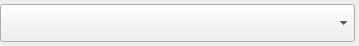
<?xml version="1.0" encoding="UTF-8"?>
<ui version="4.0">
 <class>WgtPdfPreviewDropDownFile</class>
 <widget class="QWidget" name="WgtPdfPreviewDropDownFile">
  <property name="geometry">
   <rect>
    <x>0</x>
    <y>0</y>
    <width>359</width>
    <height>46</height>
   </rect>
  </property>
  <property name="windowTitle">
   <string>Form</string>
  </property>
  <layout class="QVBoxLayout" name="verticalLayout">
   <property name="spacing">
    <number>0</number>
   </property>
   <property name="leftMargin">
    <number>0</number>
   </property>
   <property name="topMargin">
    <number>0</number>
   </property>
   <property name="rightMargin">
    <number>0</number>
   </property>
   <property name="bottomMargin">
    <number>0</number>
   </property>
   <item>
    <widget class="QFrame" name="prop_item_background">
     <property name="minimumSize">
      <size>
       <width>0</width>
       <height>0</height>
      </size>
     </property>
     <property name="accessibleDescription">
      <string>prop_item_background</string>
     </property>
     <property name="frameShape">
      <enum>QFrame::Shape::NoFrame</enum>
     </property>
     <property name="frameShadow">
      <enum>QFrame::Shadow::Raised</enum>
     </property>
     <layout class="QHBoxLayout" name="horizontalLayout">
      <property name="spacing">
       <number>8</number>
      </property>
      <property name="leftMargin">
       <number>0</number>
      </property>
      <property name="topMargin">
       <number>4</number>
      </property>
      <property name="rightMargin">
       <number>4</number>
      </property>
      <property name="bottomMargin">
       <number>4</number>
      </property>
      <item>
       <widget class="QComboBox" name="comboBox">
        <property name="sizePolicy">
         <sizepolicy hsizetype="Preferred" vsizetype="Expanding">
          <horstretch>0</horstretch>
          <verstretch>0</verstretch>
         </sizepolicy>
        </property>
        <property name="accessibleName">
         <string>prop_item</string>
        </property>
       </widget>
      </item>
     </layout>
    </widget>
   </item>
  </layout>
 </widget>
 <resources/>
 <connections/>
</ui>
